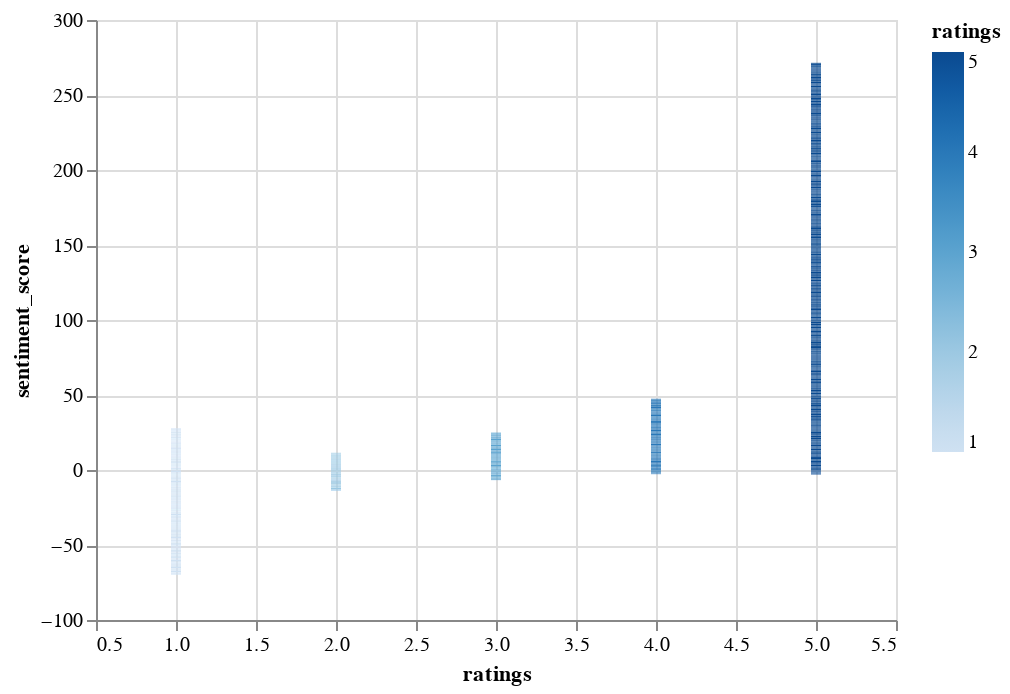

The cell this chart's notebook holds for it:
### Code cell
# plotting the relationship between ratings and sentiments
rs_chart = alt.Chart(rs_df).mark_bar()\
    .encode(x="ratings", y="sentiment_score", color="ratings", \
            tooltip=["ratings", "sentiment_score"])\
    .interactive()
rs_chart

### Figure 1 — Vega-Lite specification as saved in the notebook (floating-point values rounded to 4 significant figures; data arrays with more than 128 entries replaced by an {"elided": "..."} marker saying what was removed)
{"config": {"view": {"continuousWidth": 400, "continuousHeight": 300}}, "data": {"name": "data-cd1508b0543a026d7c1ceee823070081"}, "mark": "bar", "encoding": {"color": {"type": "quantitative", "field": "ratings"}, "tooltip": [{"type": "quantitative", "field": "ratings"}, {"type": "quantitative", "field": "sentiment_score"}], "x": {"type": "quantitative", "field": "ratings"}, "y": {"type": "quantitative", "field": "sentiment_score"}}, "selection": {"selector003": {"type": "interval", "bind": "scales", "encodings": ["x", "y"]}}, "$schema": "https://vega.github.io/schema/vega-lite/v4.8.1.json", "datasets": {"data-cd1508b0543a026d7c1ceee823070081": {"elided": "4500 records"}}}
